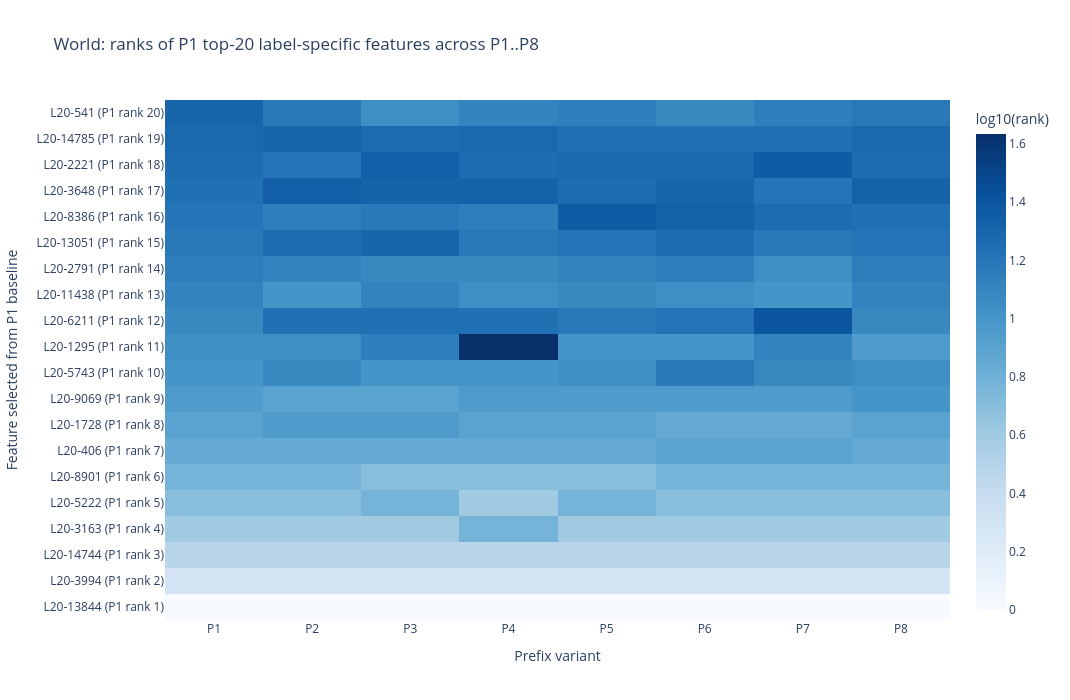
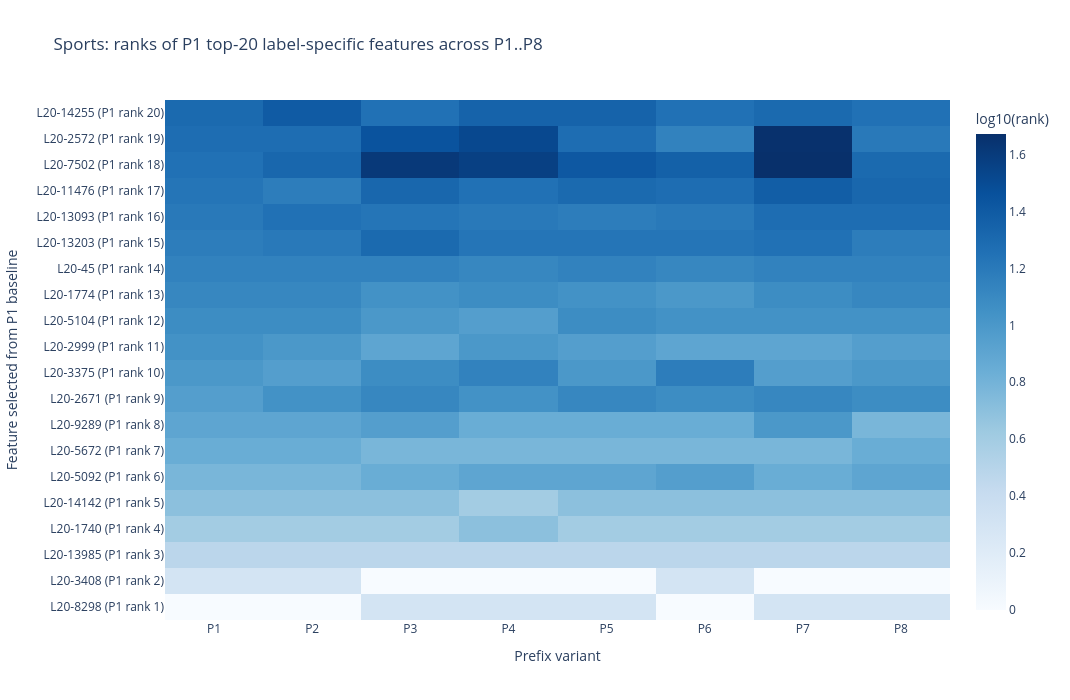
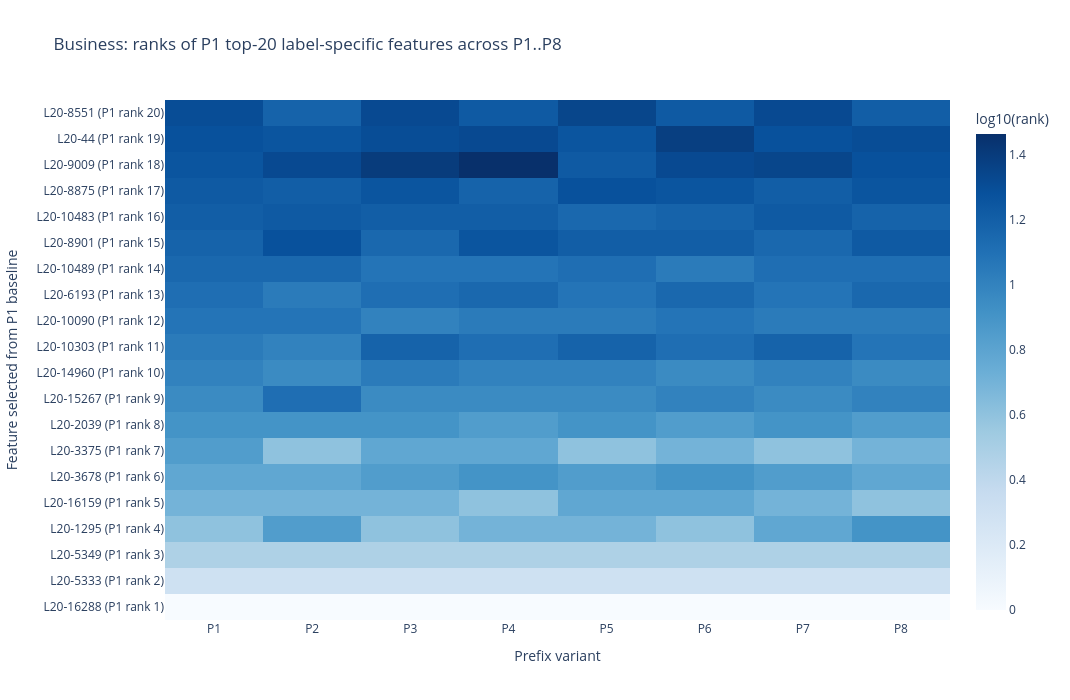
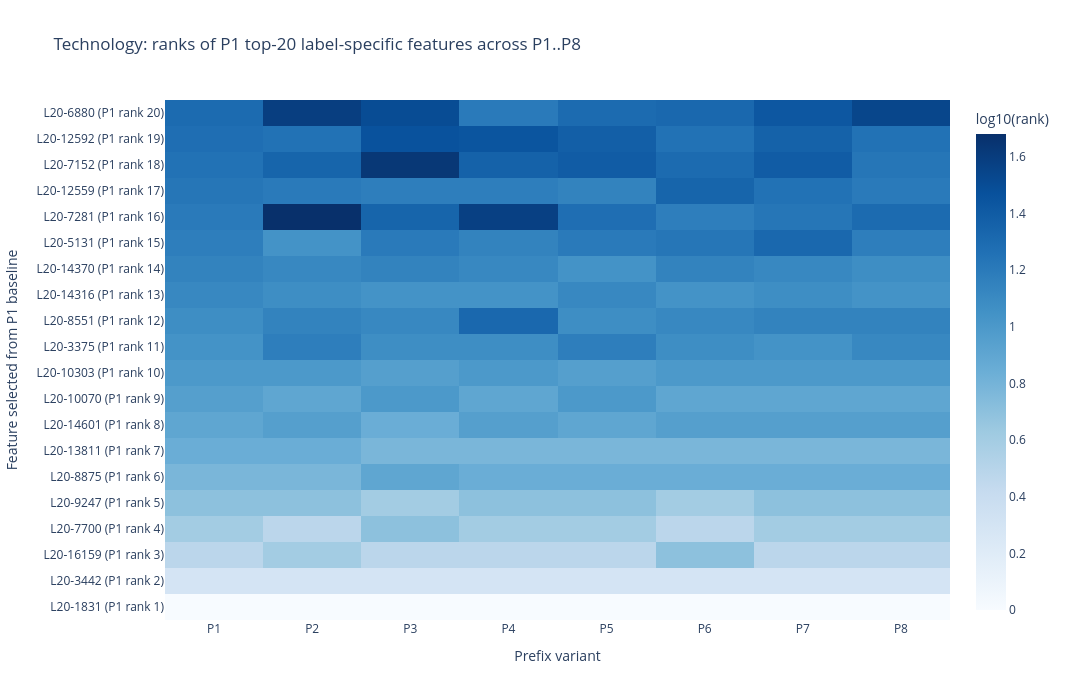

Notebook source saved alongside these figures, in order:
### Code cell
# ============================================================
# 5A. Rank table: baseline top-20 label-specific features in P2..P8
# ============================================================

# This cell assumes Section 5 has already run and created:
#   label_specific_stability_df
#   label_variant_ranks
#   label_specific_pre_gap
#   label_top_features
#
# Interpretation:
#   P1 is the ordinary single-prefix baseline used to select top-20 features.
#   P2..P8 keep the same queries and demos 1..7, but replace only demo 8.
#   Rank 1 = most label-specific feature for that label under that prefix.

required_for_rank_table = [
    "label_specific_stability_df",
    "label_variant_ranks",
    "label_specific_pre_gap",
    "label_top_features",
]
missing = [name for name in required_for_rank_table if name not in globals()]
if missing:
    raise RuntimeError(
        "Run Sections 4 and 5 before this rank-table diagnostic. "
        f"Missing variables: {missing}"
    )

rank_rows = []
for _, row in label_specific_stability_df.iterrows():
    lab = int(row["label"])
    feat = int(row["feature_idx"])
    baseline_rank = int(row["label_specific_rank"])

    ranks = [int(label_variant_ranks[lab, v, feat]) for v in range(N_PREFIX_VARIANTS)]
    gaps = [float(label_specific_pre_gap[lab, v, feat]) for v in range(N_PREFIX_VARIANTS)]

    additional_ranks = ranks[1:]
    additional_gaps = gaps[1:]
    worst_additional_idx = int(np.argmax(additional_ranks)) + 1  # convert additional slot to variant index v
    best_additional_idx = int(np.argmin(additional_ranks)) + 1

    out = {
        "label_word": row["label_word"],
        "P1_baseline_rank": baseline_rank,
        "feature_idx": feat,
        "feature": f"L{TARGET_LAYER}-{feat}",
        "stable_by_rule": bool(row["stable_by_rule"]),
        "retention_rate_topK": float(row[f"retention_rate_top_{RETENTION_TOP_K}"]),
        "min_over_baseline": float(row["min_over_baseline"]),
        "baseline_gap_P1": float(gaps[0]),
        "worst_rank_P2_to_P8": int(max(additional_ranks)),
        "worst_prefix_P2_to_P8": f"P{worst_additional_idx + 1}",
        "best_rank_P2_to_P8": int(min(additional_ranks)),
        "best_prefix_P2_to_P8": f"P{best_additional_idx + 1}",
        f"n_P2_to_P8_in_top{RETENTION_TOP_K}": int(sum(r <= RETENTION_TOP_K for r in additional_ranks)),
    }

    # Add exact ranks and gaps for every prefix. P1 is included for context;
    # P2..P8 are the requested alternative-prefix ranks.
    for v in range(N_PREFIX_VARIANTS):
        out[f"P{v + 1}_rank"] = int(ranks[v])
    for v in range(N_PREFIX_VARIANTS):
        out[f"P{v + 1}_gap"] = float(gaps[v])

    rank_rows.append(out)

# Main table: one row per baseline-selected top-20 label-specific feature.
top20_label_specific_rank_by_prefix_df = pd.DataFrame(rank_rows)

rank_display_cols = (
    [
        "label_word",
        "P1_baseline_rank",
        "feature",
        "feature_idx",
        "stable_by_rule",
        "retention_rate_topK",
        "min_over_baseline",
        "baseline_gap_P1",
        "worst_rank_P2_to_P8",
        "worst_prefix_P2_to_P8",
        "best_rank_P2_to_P8",
        "best_prefix_P2_to_P8",
        f"n_P2_to_P8_in_top{RETENTION_TOP_K}",
    ]
    + [f"P{v + 1}_rank" for v in range(N_PREFIX_VARIANTS)]
)

# Requested table: rank under P2..P8 for each P1 top-20 label-specific feature.
print("=" * 100)
print(f"Ranks of P1 top-{LABEL_SPECIFIC_TOP_N} label-specific features under P2..P{N_PREFIX_VARIANTS}")
print("Rank 1 = most label-specific under that prefix. Larger ranks indicate loss of label specificity.")
print("=" * 100)
display(
    top20_label_specific_rank_by_prefix_df[rank_display_cols]
    .sort_values(["label_word", "P1_baseline_rank"])
    .reset_index(drop=True)
)

# Per-label compact tables, easier to copy into a rebuttal appendix.
for lab in range(NUM_LABELS):
    label_word = label_to_words_agnews[lab]
    print("=" * 100)
    print(f"{label_word}: P1 top-{LABEL_SPECIFIC_TOP_N} features and their ranks in P2..P{N_PREFIX_VARIANTS}")
    cols = (
        ["P1_baseline_rank", "feature", "stable_by_rule", "worst_rank_P2_to_P8", "worst_prefix_P2_to_P8"]
        + [f"P{v + 1}_rank" for v in range(1, N_PREFIX_VARIANTS)]
    )
    display(
        top20_label_specific_rank_by_prefix_df
        .loc[top20_label_specific_rank_by_prefix_df["label_word"] == label_word, cols]
        .sort_values("P1_baseline_rank")
        .reset_index(drop=True)
    )

# Worst rank collapses across all labels. This is useful for illustrating the single-prefix risk.
rank_collapse_examples_df = (
    top20_label_specific_rank_by_prefix_df
    .assign(rank_collapse=lambda df: df["worst_rank_P2_to_P8"] - df["P1_baseline_rank"])
    .sort_values("rank_collapse", ascending=False)
    .reset_index(drop=True)
)

print("=" * 100)
print("Largest rank-collapse examples among the P1 top-20 label-specific features")
print("=" * 100)
display(
    rank_collapse_examples_df[
        [
            "label_word", "P1_baseline_rank", "feature", "stable_by_rule",
            "worst_prefix_P2_to_P8", "worst_rank_P2_to_P8", "rank_collapse",
        ]
        + [f"P{v + 1}_rank" for v in range(N_PREFIX_VARIANTS)]
    ].head(20)
)

# Optional Plotly heatmap of log10(rank). This makes large rank collapses visible without saturating the scale.
def plot_top20_rank_heatmap_by_label(lab: int):
    label_word = label_to_words_agnews[int(lab)]
    sub = (
        top20_label_specific_rank_by_prefix_df
        .loc[top20_label_specific_rank_by_prefix_df["label_word"] == label_word]
        .sort_values("P1_baseline_rank")
        .reset_index(drop=True)
    )
    rank_cols = [f"P{v + 1}_rank" for v in range(N_PREFIX_VARIANTS)]
    ranks = sub[rank_cols].to_numpy(dtype=np.float64)
    log_ranks = np.log10(ranks)

    fig = go.Figure(
        data=go.Heatmap(
            z=log_ranks,
            x=[f"P{v + 1}" for v in range(N_PREFIX_VARIANTS)],
            y=[f"{r['feature']} (P1 rank {int(r['P1_baseline_rank'])})" for _, r in sub.iterrows()],
            colorscale="Blues",
            customdata=ranks,
            colorbar=dict(title="log10(rank)"),
            hovertemplate=(
                "feature=%{y}<br>prefix=%{x}<br>"
                "rank=%{customdata:.0f}<br>log10(rank)=%{z:.3f}<extra></extra>"
            ),
        )
    )
    fig.update_layout(
        title=f"{label_word}: ranks of P1 top-{LABEL_SPECIFIC_TOP_N} label-specific features across P1..P{N_PREFIX_VARIANTS}",
        xaxis_title="Prefix variant",
        yaxis_title="Feature selected from P1 baseline",
        height=max(450, 26 * len(sub) + 180),
        width=max(850, 90 * N_PREFIX_VARIANTS + 350),
    )
    fig.show()

for lab in range(NUM_LABELS):
    plot_top20_rank_heatmap_by_label(lab)

### Figure 1 — Plotly figure (JSON) as saved in the notebook; plotly's stock layout.template omitted (floating-point values rounded to 4 significant figures; data arrays with more than 128 entries replaced by an {"elided": "..."} marker saying what was removed)
{"data": [{"colorbar": {"title": {"text": "log10(rank)"}}, "colorscale": [[0, "rgb(247,251,255)"], [0.125, "rgb(222,235,247)"], [0.25, "rgb(198,219,239)"], [0.375, "rgb(158,202,225)"], [0.5, "rgb(107,174,214)"], [0.625, "rgb(66,146,198)"], [0.75, "rgb(33,113,181)"], [0.875, "rgb(8,81,156)"], [1, "rgb(8,48,107)"]], "customdata": {"elided": "20x8 float values"}, "hovertemplate": "feature=%{y}<br>prefix=%{x}<br>rank=%{customdata:.0f}<br>log10(rank)=%{z:.3f}<extra></extra>", "type": "heatmap", "x": ["P1", "P2", "P3", "P4", "P5", "P6", "P7", "P8"], "y": ["L20-13844 (P1 rank 1)", "L20-3994 (P1 rank 2)", "L20-14744 (P1 rank 3)", "L20-3163 (P1 rank 4)", "L20-5222 (P1 rank 5)", "L20-8901 (P1 rank 6)", "L20-406 (P1 rank 7)", "L20-1728 (P1 rank 8)", "L20-9069 (P1 rank 9)", "L20-5743 (P1 rank 10)", "L20-1295 (P1 rank 11)", "L20-6211 (P1 rank 12)", "L20-11438 (P1 rank 13)", "L20-2791 (P1 rank 14)", "L20-13051 (P1 rank 15)", "L20-8386 (P1 rank 16)", "L20-3648 (P1 rank 17)", "L20-2221 (P1 rank 18)", "L20-14785 (P1 rank 19)", "L20-541 (P1 rank 20)"], "z": {"elided": "20x8 float values"}}], "layout": {"height": 700, "title": {"text": "World: ranks of P1 top-20 label-specific features across P1..P8"}, "width": 1070, "xaxis": {"title": {"text": "Prefix variant"}}, "yaxis": {"title": {"text": "Feature selected from P1 baseline"}}}}

### Figure 2 — Plotly figure (JSON) as saved in the notebook; plotly's stock layout.template omitted (floating-point values rounded to 4 significant figures; data arrays with more than 128 entries replaced by an {"elided": "..."} marker saying what was removed)
{"data": [{"colorbar": {"title": {"text": "log10(rank)"}}, "colorscale": [[0, "rgb(247,251,255)"], [0.125, "rgb(222,235,247)"], [0.25, "rgb(198,219,239)"], [0.375, "rgb(158,202,225)"], [0.5, "rgb(107,174,214)"], [0.625, "rgb(66,146,198)"], [0.75, "rgb(33,113,181)"], [0.875, "rgb(8,81,156)"], [1, "rgb(8,48,107)"]], "customdata": {"elided": "20x8 float values"}, "hovertemplate": "feature=%{y}<br>prefix=%{x}<br>rank=%{customdata:.0f}<br>log10(rank)=%{z:.3f}<extra></extra>", "type": "heatmap", "x": ["P1", "P2", "P3", "P4", "P5", "P6", "P7", "P8"], "y": ["L20-8298 (P1 rank 1)", "L20-3408 (P1 rank 2)", "L20-13985 (P1 rank 3)", "L20-1740 (P1 rank 4)", "L20-14142 (P1 rank 5)", "L20-5092 (P1 rank 6)", "L20-5672 (P1 rank 7)", "L20-9289 (P1 rank 8)", "L20-2671 (P1 rank 9)", "L20-3375 (P1 rank 10)", "L20-2999 (P1 rank 11)", "L20-5104 (P1 rank 12)", "L20-1774 (P1 rank 13)", "L20-45 (P1 rank 14)", "L20-13203 (P1 rank 15)", "L20-13093 (P1 rank 16)", "L20-11476 (P1 rank 17)", "L20-7502 (P1 rank 18)", "L20-2572 (P1 rank 19)", "L20-14255 (P1 rank 20)"], "z": {"elided": "20x8 float values"}}], "layout": {"height": 700, "title": {"text": "Sports: ranks of P1 top-20 label-specific features across P1..P8"}, "width": 1070, "xaxis": {"title": {"text": "Prefix variant"}}, "yaxis": {"title": {"text": "Feature selected from P1 baseline"}}}}

### Figure 3 — Plotly figure (JSON) as saved in the notebook; plotly's stock layout.template omitted (floating-point values rounded to 4 significant figures; data arrays with more than 128 entries replaced by an {"elided": "..."} marker saying what was removed)
{"data": [{"colorbar": {"title": {"text": "log10(rank)"}}, "colorscale": [[0, "rgb(247,251,255)"], [0.125, "rgb(222,235,247)"], [0.25, "rgb(198,219,239)"], [0.375, "rgb(158,202,225)"], [0.5, "rgb(107,174,214)"], [0.625, "rgb(66,146,198)"], [0.75, "rgb(33,113,181)"], [0.875, "rgb(8,81,156)"], [1, "rgb(8,48,107)"]], "customdata": {"elided": "20x8 float values"}, "hovertemplate": "feature=%{y}<br>prefix=%{x}<br>rank=%{customdata:.0f}<br>log10(rank)=%{z:.3f}<extra></extra>", "type": "heatmap", "x": ["P1", "P2", "P3", "P4", "P5", "P6", "P7", "P8"], "y": ["L20-16288 (P1 rank 1)", "L20-5333 (P1 rank 2)", "L20-5349 (P1 rank 3)", "L20-1295 (P1 rank 4)", "L20-16159 (P1 rank 5)", "L20-3678 (P1 rank 6)", "L20-3375 (P1 rank 7)", "L20-2039 (P1 rank 8)", "L20-15267 (P1 rank 9)", "L20-14960 (P1 rank 10)", "L20-10303 (P1 rank 11)", "L20-10090 (P1 rank 12)", "L20-6193 (P1 rank 13)", "L20-10489 (P1 rank 14)", "L20-8901 (P1 rank 15)", "L20-10483 (P1 rank 16)", "L20-8875 (P1 rank 17)", "L20-9009 (P1 rank 18)", "L20-44 (P1 rank 19)", "L20-8551 (P1 rank 20)"], "z": {"elided": "20x8 float values"}}], "layout": {"height": 700, "title": {"text": "Business: ranks of P1 top-20 label-specific features across P1..P8"}, "width": 1070, "xaxis": {"title": {"text": "Prefix variant"}}, "yaxis": {"title": {"text": "Feature selected from P1 baseline"}}}}

### Figure 4 — Plotly figure (JSON) as saved in the notebook; plotly's stock layout.template omitted (floating-point values rounded to 4 significant figures; data arrays with more than 128 entries replaced by an {"elided": "..."} marker saying what was removed)
{"data": [{"colorbar": {"title": {"text": "log10(rank)"}}, "colorscale": [[0, "rgb(247,251,255)"], [0.125, "rgb(222,235,247)"], [0.25, "rgb(198,219,239)"], [0.375, "rgb(158,202,225)"], [0.5, "rgb(107,174,214)"], [0.625, "rgb(66,146,198)"], [0.75, "rgb(33,113,181)"], [0.875, "rgb(8,81,156)"], [1, "rgb(8,48,107)"]], "customdata": {"elided": "20x8 float values"}, "hovertemplate": "feature=%{y}<br>prefix=%{x}<br>rank=%{customdata:.0f}<br>log10(rank)=%{z:.3f}<extra></extra>", "type": "heatmap", "x": ["P1", "P2", "P3", "P4", "P5", "P6", "P7", "P8"], "y": ["L20-1831 (P1 rank 1)", "L20-3442 (P1 rank 2)", "L20-16159 (P1 rank 3)", "L20-7700 (P1 rank 4)", "L20-9247 (P1 rank 5)", "L20-8875 (P1 rank 6)", "L20-13811 (P1 rank 7)", "L20-14601 (P1 rank 8)", "L20-10070 (P1 rank 9)", "L20-10303 (P1 rank 10)", "L20-3375 (P1 rank 11)", "L20-8551 (P1 rank 12)", "L20-14316 (P1 rank 13)", "L20-14370 (P1 rank 14)", "L20-5131 (P1 rank 15)", "L20-7281 (P1 rank 16)", "L20-12559 (P1 rank 17)", "L20-7152 (P1 rank 18)", "L20-12592 (P1 rank 19)", "L20-6880 (P1 rank 20)"], "z": {"elided": "20x8 float values"}}], "layout": {"height": 700, "title": {"text": "Technology: ranks of P1 top-20 label-specific features across P1..P8"}, "width": 1070, "xaxis": {"title": {"text": "Prefix variant"}}, "yaxis": {"title": {"text": "Feature selected from P1 baseline"}}}}
